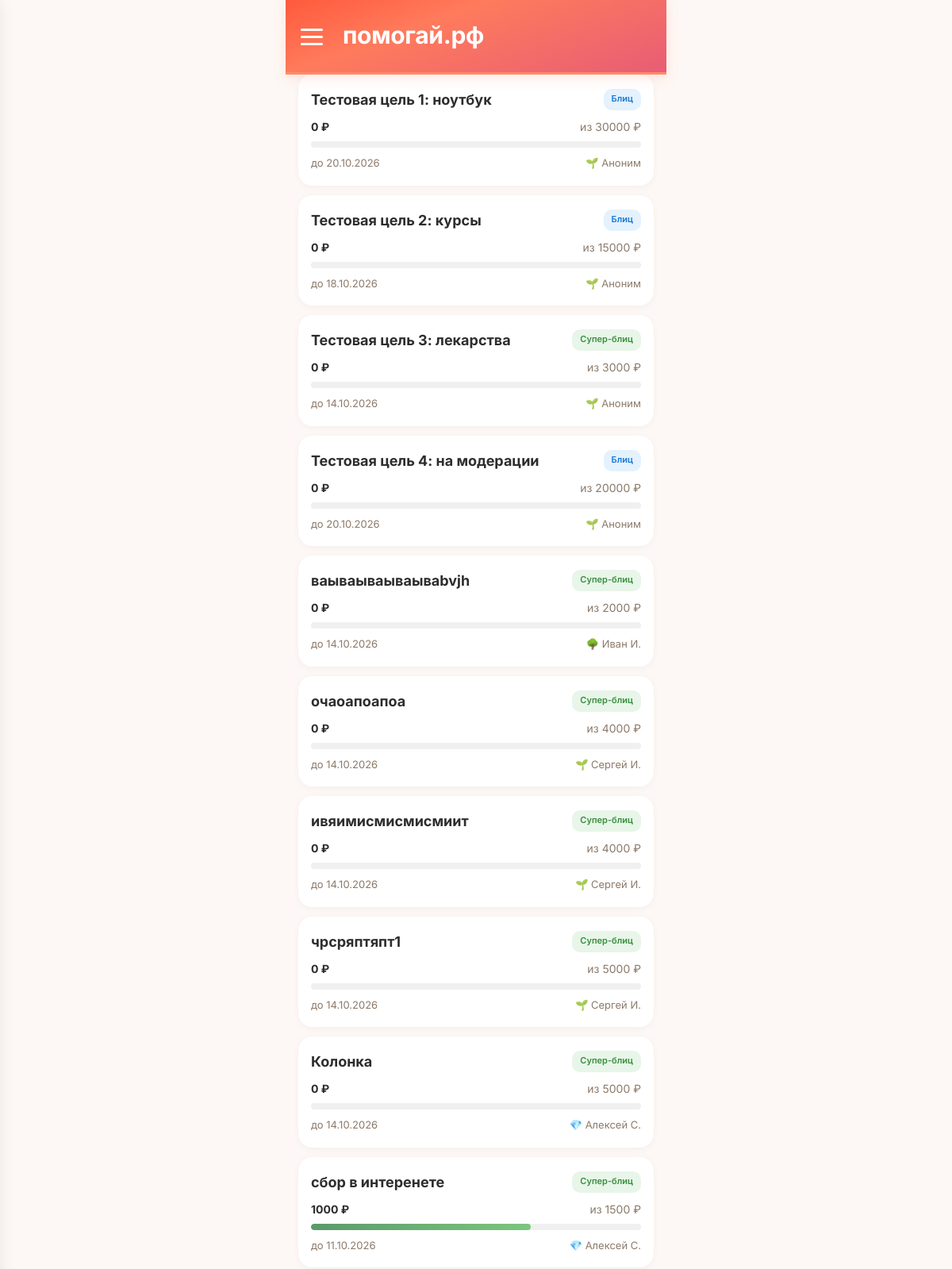
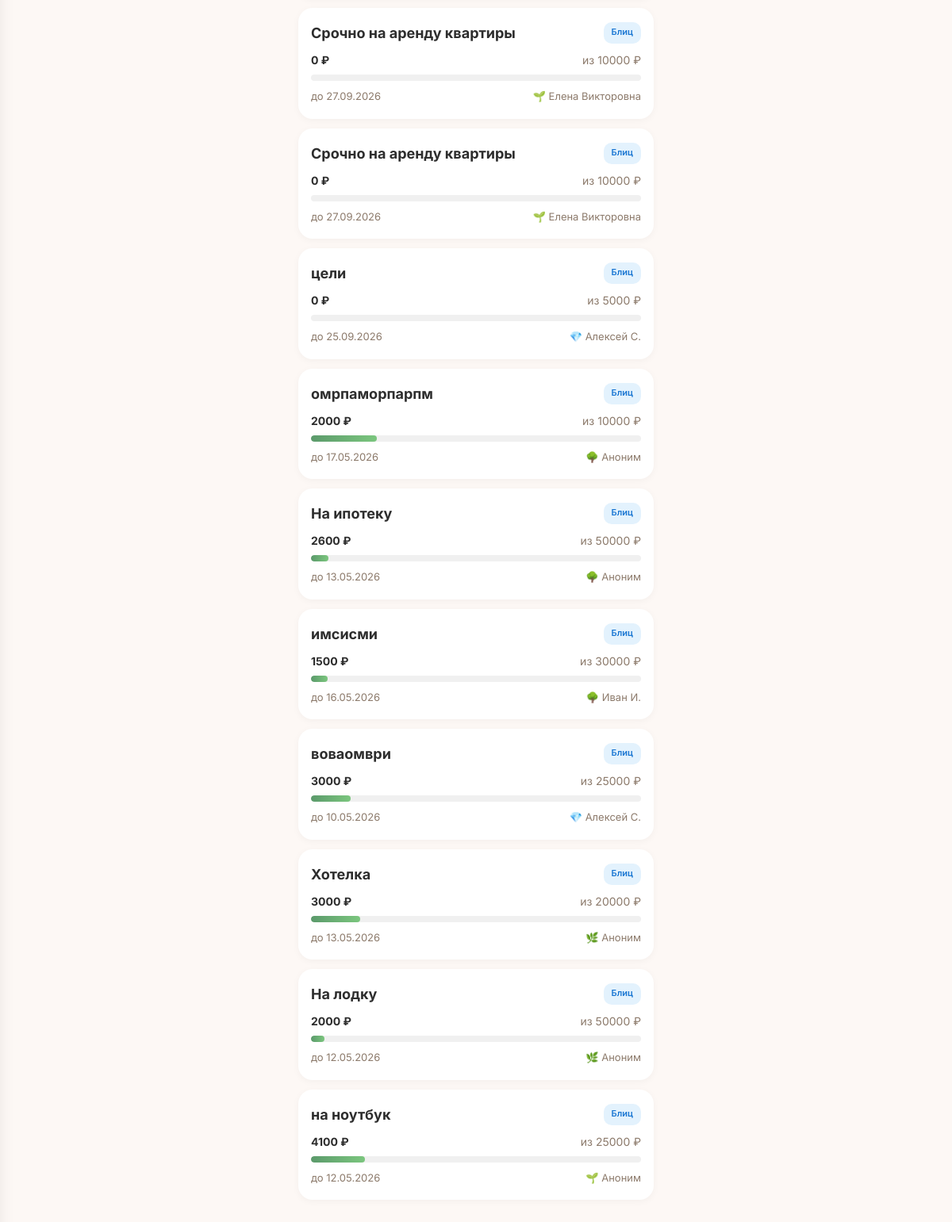
The page /goals on the database its author committed (2 pictures, top to bottom).
### tables this page shows
CREATE TABLE "goals" (
        id INTEGER PRIMARY KEY AUTOINCREMENT,
        user_id INTEGER NOT NULL,
        type TEXT NOT NULL CHECK(type IN ('super_blitz','blitz','serious','urgent','group')),
        title TEXT NOT NULL,
        description TEXT NULL,
        photo_url TEXT NULL,
        amount_goal REAL NOT NULL,
        amount_collected REAL DEFAULT 0.00,
        ends_at TEXT NULL,
        status TEXT DEFAULT 'draft' CHECK(status IN ('draft','active','frozen','completed','failed','lightning_failed','hidden')),
        trial_ends_at TEXT NULL,
        subscription_active_until TEXT NULL,
        last_boosted_at TEXT NULL,
        is_lightning INTEGER DEFAULT 0,
        lightning_started_at TEXT NULL,
        moderation_status TEXT DEFAULT 'pending',
        completion_type TEXT DEFAULT 'organic',
        is_seed INTEGER DEFAULT 0,
        views_count INTEGER DEFAULT 0,
        views_24h INTEGER DEFAULT 0,
        donations_count INTEGER DEFAULT 0,
        donations_24h INTEGER DEFAULT 0,
        created_at TEXT DEFAULT (datetime('now')), photos TEXT, moderation_comment TEXT, moderated_at TEXT, moderated_by INTEGER, resubmission_count INTEGER DEFAULT 0, is_resubmission INTEGER DEFAULT 0, rejection_categories TEXT,
        FOREIGN KEY (user_id) REFERENCES users(id)
    );

CREATE TABLE users (
            id INTEGER PRIMARY KEY AUTOINCREMENT,
            phone TEXT UNIQUE NOT NULL,
            password_hash TEXT NOT NULL,
            email TEXT NULL,
            name TEXT NULL,
            avatar_url TEXT NULL,
            max_id TEXT NULL,
            vk_id TEXT NULL,
            fcm_token TEXT NULL,
            onboarding_passed INTEGER DEFAULT 0,
            rating REAL DEFAULT 0.0,
            rating_level TEXT DEFAULT 'novice',
            confirmations_total INTEGER DEFAULT 0,
            confirmations_approved INTEGER DEFAULT 0,
            confirmations_ignored INTEGER DEFAULT 0,
            donation_streak INTEGER DEFAULT 0,
            goals_helped_close INTEGER DEFAULT 0,
            total_helped_amount REAL DEFAULT 0.00,
            priority_days INTEGER DEFAULT 0,
            circles_of_care INTEGER DEFAULT 0,
            interest_weights TEXT DEFAULT NULL,
            eternal_donation_config TEXT DEFAULT NULL,
            yellow_card_until TEXT NULL,
            is_banned INTEGER DEFAULT 0,
            created_at TEXT DEFAULT (datetime('now'))
        , xp INTEGER DEFAULT 0, xp_level TEXT DEFAULT 'novice', streak_days INTEGER DEFAULT 0, last_action_date TEXT, ip_registered TEXT, author_badge TEXT, trust_score INTEGER DEFAULT 50, trust_level TEXT DEFAULT 'guest', is_admin INTEGER DEFAULT 0, profile_completed INTEGER DEFAULT 0, identity_verified INTEGER DEFAULT 0, city TEXT, region_code TEXT, region_name TEXT, birth_date TEXT, onboarding_step INTEGER DEFAULT 0, identity_verified_at TEXT, identity_doc_path TEXT, identity_selfie_path TEXT);

### main.py (the view)
@app.route('/goals')
def goals_list():
    db = get_db()
    months = ['января','февраля','марта','апреля','мая','июня','июля','августа','сентября','октября','ноября','декабря']
    goals = []
    for g in db.execute(
        "SELECT g.*, u.name as author_name, u.xp_level as author_level FROM goals g JOIN users u ON g.user_id = u.id WHERE g.status = 'active' ORDER BY g.created_at DESC LIMIT 50"
    ).fetchall():
        g = dict(g)
        try:
            parts = g['ends_at'][:10].split('-')
            d = int(parts[2])
            m = months[int(parts[1])-1]
            y = parts[0]
            g['ends_at_formatted'] = f'{d} {m} {y}'
        except:
            g['ends_at_formatted'] = g['ends_at'][:10]
        goals.append(g)
    pass  # db.close() убран (flask.g teardown)
    user = get_current_user()
    return render_template('goals.html', goals=goals, user=user)

### main.py (called while the page is built, shortened)
def get_current_user():
    return None

def format_date_ru(date_str, with_time=True):
    if not date_str:
        return '—'
    try:
        s = str(date_str)
        if ' ' in s:
            date_part, time_part = s.split(' ', 1)
            y, m, d = date_part.split('-')
            time_part = time_part[:5]  # HH:MM
            if with_time:
                return f'{d}.{m}.{y} {time_part}'
            return f'{d}.{m}.{y}'
        else:
            parts = s[:10].split('-')
            if len(parts) == 3:
                y, m, d = parts
                return f'{d}.{m}.{y}'
    except Exception:
        pass
    return str(date_str)[:16]

### models.py (called while the page is built)
def _create_connection():
    conn = sqlite3.connect(DATABASE, timeout=30)
    conn.row_factory = sqlite3.Row
    conn.execute("PRAGMA journal_mode=WAL")
    conn.execute("PRAGMA synchronous=NORMAL")
    conn.execute("PRAGMA busy_timeout=30000")
    conn.execute("PRAGMA foreign_keys = ON")
    return conn

def get_db():
    try:
        from flask import g
        if not hasattr(g, '_database'):
            g._database = _create_connection()
        return g._database
    except (ImportError, RuntimeError):
        return _create_connection()

### templates/goals.html (shortened to what this page needs)
<!DOCTYPE html>
<html lang="ru">
<head>
    <link rel="stylesheet" href="/static/style.css?v=7">
</head>
<body>
    <div class="container">
        <div class="header">
            <div class="hamburger" id="hamburgerBtn" onclick="toggleMenu()">
                <span></span><span></span><span></span>
            </div>
            <div class="header-title">помогай.рф</div>
        </div>
        <div class="goals-list">
            {% if goals %}
                {% for goal in goals %}
                <a class="goal-card" href="/goal/{{ goal.id }}">
                    <div class="top">
                        <div class="title">{{ goal.title }}</div>
                        <span class="type-badge badge-{{ 'green' if goal.type == 'super_blitz' else 'blue' if goal.type == 'blitz' else 'purple' if goal.type == 'serious' else 'orange' if goal.type == 'urgent' else 'teal' }}">
                            {{ 'Супер-блиц' if goal.type == 'super_blitz' else 'Блиц' if goal.type == 'blitz' else 'Жизненный' if goal.type == 'serious' else 'Срочный' if goal.type == 'urgent' else 'Общий' if goal.type == 'group' else goal.type }}
                        </span>
                    </div>
                    <div class="amount-row">
                        <span class="collected">{{ "%.0f"|format(goal.amount_collected) }} ₽</span>
                        <span>из {{ "%.0f"|format(goal.amount_goal) }} ₽</span>
                    </div>
                    <div class="progress-bar">
                        <div class="progress-fill" style="width: {{ (goal.amount_collected / goal.amount_goal * 100) if goal.amount_goal > 0 else 0 }}%"></div>
                    </div>
                    <div class="meta">
                        <span>до {{ goal.ends_at[:10] | date_ru if goal.ends_at else '—' }}</span>
                        <span>
                {% if goal.author_level == 'novice' %}🌱
                {% elif goal.author_level == 'member' %}🌿
                {% elif goal.author_level == 'reliable' %}🌳
                {% elif goal.author_level == 'pillar' %}💎
                {% elif goal.author_level == 'hero' %}⭐
                {% elif goal.author_level == 'legend' %}👑
                {% else %}👤{% endif %}
                {{ goal.author_name or 'Аноним' }}
            </span>
                    </div>
                </a>
                {% endfor %}
            {% else %}
                <div class="empty-state"><h2>Пока нет целей</h2><p>Станьте первым — создайте сбор</p></div>
            {% endif %}
        </div>
    </div>
</body>
</html>

### static/style.css (style rules this page uses)
:root { --cta: #FF6B4A; --cta-hover: #E85D3A; --bg: #FDF8F5; --card: #FFFFFF; --card-shadow: 0 2px 12px rgba(0,0,0,0.04); --text: #2D2D2D; --text-soft: #8C7A6B; --success: #5B9A6B; --error: #E57373; --gold: #D4A853; --gradient-cta: linear-gradient(160deg, #FF5A3C 0%, #FF7B5C 35%, #E85D75 100%); --radius: 12px; --radius-lg: 16px; --font: 'Inter', -apple-system, BlinkMacSystemFont, sans-serif; --transition: 0.2s ease; }
*, *::before, *::after { box-sizing: border-box; margin: 0; padding: 0; }
body { font-family: var(--font); font-size: 16px; line-height: 1.5; background: var(--bg); color: var(--text); -webkit-tap-highlight-color: transparent; -webkit-font-smoothing: antialiased; animation: pageIn 0.3s ease; }
a { color: var(--cta); text-decoration: none; }
.progress-fill { background: var(--success); height: 100%; border-radius: 8px; transition: width 0.4s ease; }
html { overscroll-behavior-y: auto; }
* { scrollbar-width: thin; scrollbar-color: #FF5A3C transparent; }

### templates/goals.html (style rules this page uses)
* { box-sizing: border-box; margin: 0; padding: 0; }
body { font-family: 'Inter', -apple-system, sans-serif; background: #FDF8F5; padding-bottom: 100px; }
.container { max-width: 480px; margin: 0 auto; padding: 0; }
.header { background: linear-gradient(160deg, #FF5A3C 0%, #FF7B5C 35%, #E85D75 100%); padding: 16px 16px 20px; color: white; border-radius: 0; border-bottom: 3px solid #FF8C69; display: flex; align-items: center; gap: 14px; box-shadow: 0 4px 16px rgba(255,107,74,0.15); position: relative; z-index: 10; }
.hamburger { width: 50px; height: 50px; display: flex; flex-direction: column; justify-content: center; align-items: center; gap: 6px; cursor: pointer; flex-shrink: 0; position: relative; transition: transform 0.1s; margin-left: -8px; margin-top: 5px; }
.hamburger > span:not(.hamburger-dot) { display: block; width: 28px; height: 3px; background: white; border-radius: 2px; }
.header-title { font-size: 30px; font-weight: 700; letter-spacing: -0.3px; line-height: 32px; vertical-align: bottom; }
.goals-list { display: flex; flex-direction: column; gap: 12px; padding: 0 16px 16px; }
.goal-card { display: block; background: white; border-radius: 18px; padding: 18px 16px; text-decoration: none; color: #2D2D2D; box-shadow: 0 2px 10px rgba(0,0,0,0.04); transition: transform 0.1s, box-shadow 0.2s; }
.goal-card .top { display: flex; justify-content: space-between; margin-bottom: 10px; }
.goal-card .title { font-size: 18px; font-weight: 700; }
.type-badge { font-size: 11px; font-weight: 600; padding: 4px 10px; border-radius: 10px; }
.badge-green { background: #E8F5E9; color: #388E3C; }
.badge-blue { background: #E3F2FD; color: #1976D2; }
.amount-row { display: flex; justify-content: space-between; font-size: 14px; color: #8C7A6B; margin-bottom: 8px; }
.amount-row .collected { font-weight: 700; color: #2D2D2D; }
.progress-bar { background: #F0F0F0; border-radius: 6px; height: 8px; overflow: hidden; margin-bottom: 10px; }
.progress-fill { background: linear-gradient(90deg, #5B9A6B, #7BC67E); height: 100%; border-radius: 6px; }
.meta { display: flex; justify-content: space-between; font-size: 13px; color: #8C7A6B; }

### rows shown on the page
goals: title "Тестовая цель 1: ноутбук", type "Блиц", amount_collected "0", amount_goal "30000", ends_at "20.10.2026", author_name "Аноним"
goals: title "Тестовая цель 2: курсы", type "Блиц", amount_collected "0", amount_goal "15000", ends_at "18.10.2026", author_name "Аноним"
goals: title "Тестовая цель 3: лекарства", type "Супер-блиц", amount_collected "0", amount_goal "3000", ends_at "14.10.2026", author_name "Аноним"
goals: title "Тестовая цель 4: на модерации", type "Блиц", amount_collected "0", amount_goal "20000", ends_at "20.10.2026", author_name "Аноним"
goals: title "ваываываываываbvjh", type "Супер-блиц", amount_collected "0", amount_goal "2000", ends_at "14.10.2026", name "Иван И."
goals: title "очаоапоапоа", type "Супер-блиц", amount_collected "0", amount_goal "4000", ends_at "14.10.2026", name "Сергей И."
goals: title "ивяимисмисмисмиит", type "Супер-блиц", amount_collected "0", amount_goal "4000", ends_at "14.10.2026", name "Сергей И."
goals: title "чрсряптяпт1", type "Супер-блиц", amount_collected "0", amount_goal "5000", ends_at "14.10.2026", name "Сергей И."
goals: title "Колонка", type "Супер-блиц", amount_collected "0", amount_goal "5000", ends_at "14.10.2026", name "Алексей С."
goals: title "сбор в интеренете", type "Супер-блиц", amount_collected "1000", amount_goal "1500", ends_at "11.10.2026", name "Алексей С."
goals: title "Срочно на аренду квартиры", type "Блиц", amount_collected "0", amount_goal "10000", ends_at "27.09.2026", name "Елена Викторовна"
goals: title "Срочно на аренду квартиры", type "Блиц", amount_collected "0", amount_goal "10000", ends_at "27.09.2026", name "Елена Викторовна"
goals: title "цели", type "Блиц", amount_collected "0", amount_goal "5000", ends_at "25.09.2026", name "Алексей С."
goals: title "омрпаморпарпм", type "Блиц", amount_collected "2000", amount_goal "10000", ends_at "17.05.2026", author_name "Аноним"
goals: title "На ипотеку", type "Блиц", amount_collected "2600", amount_goal "50000", ends_at "13.05.2026", author_name "Аноним"
goals: title "имсисми", type "Блиц", amount_collected "1500", amount_goal "30000", ends_at "16.05.2026", name "Иван И."
goals: title "воваомври", type "Блиц", amount_collected "3000", amount_goal "25000", ends_at "10.05.2026", name "Алексей С."
goals: title "Хотелка", type "Блиц", amount_collected "3000", amount_goal "20000", ends_at "13.05.2026", author_name "Аноним"
goals: title "На лодку", type "Блиц", amount_collected "2000", amount_goal "50000", ends_at "12.05.2026", author_name "Аноним"
goals: title "на ноутбук", type "Блиц", amount_collected "4100", amount_goal "25000", ends_at "12.05.2026", author_name "Аноним"
